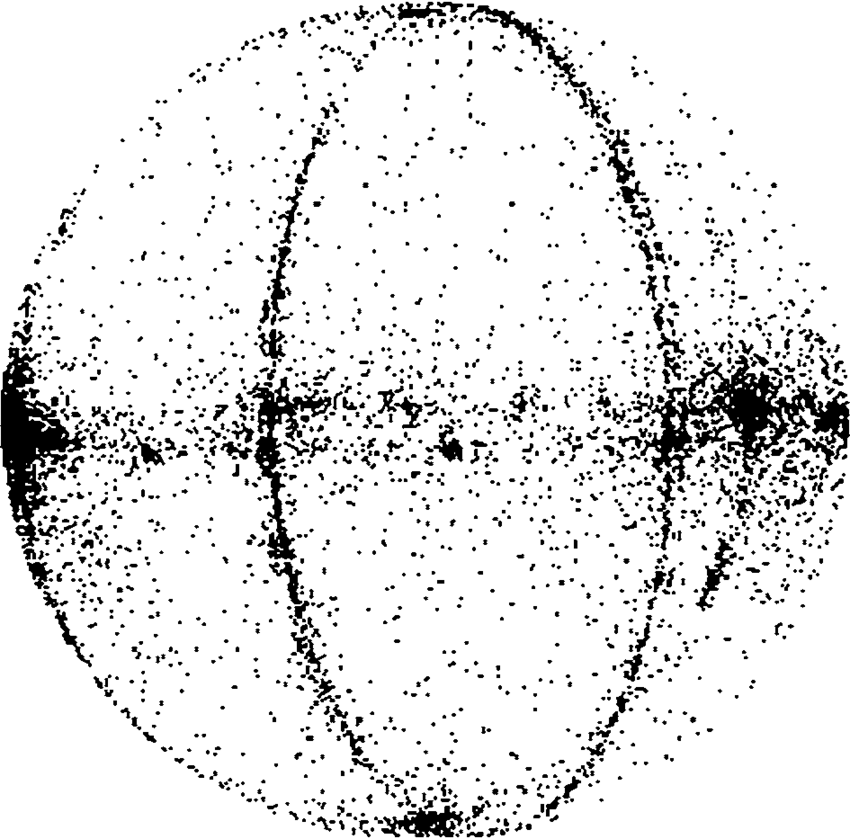
#> input picture Gaussian-Image-of-the-point-cloud-represented-in-Fig-3.png, 850 x 839 px
$ python bitmapToMesh.py
#> lines starting #> are read from the running program, lines starting #| are printed output that depends on the picture
import numpy as np
import cv2

FILENAME = "Gaussian-Image-of-the-point-cloud-represented-in-Fig-3.png"

img = cv2.imread(FILENAME)
#> img is the input picture: shape (839, 850, 3); min 0, max 255, mean 229.7
grayImg = 255 - cv2.cvtColor(img, cv2.COLOR_BGR2GRAY)
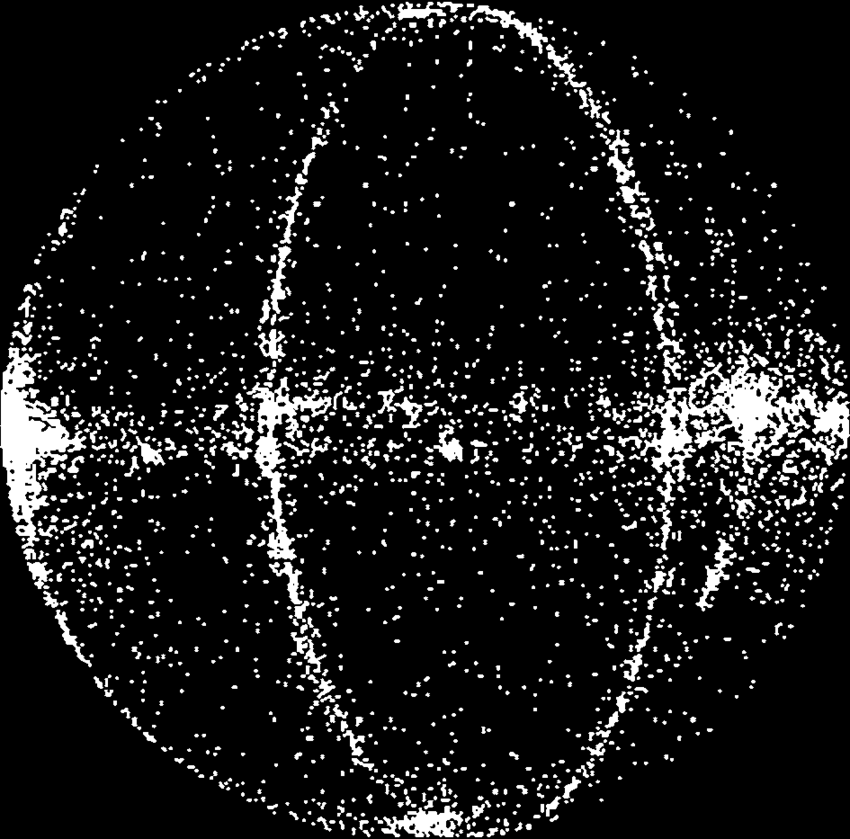
#> grayImg: shape (839, 850); min 0, max 255, mean 25.3

subdiv = cv2.Subdiv2D((0, 0, grayImg.shape[0]-1, grayImg.shape[1]-1))

vertexArray = []
vertexArrayIndexHash = dict()

for x in range(0, grayImg.shape[0]-1):
    for y in range(0, grayImg.shape[1]-1):
        if grayImg[x, y] > 0:
            vertexArray.append((x, y, grayImg[x,y]))
            vertexArrayIndexHash[(x, y)] = len(vertexArray)-1
            subdiv.insert((x, y))
#> after the loop, vertexArray = 108356 items; vertexArrayIndexHash = 108356 items

facesList = subdiv.getTriangleList()
facesArray = []

checklistArray = [0]*len(vertexArray)
#> checklistArray = 108356 items

for face in facesList:
    newFaceTuple = []
    for i in range(0, 6, 2):
        x = face[i]
        y = face[i+1]
        newFaceTuple.append(vertexArrayIndexHash[(x, y)])
        checklistArray[vertexArrayIndexHash[(x, y)]] = 1

    facesArray.append(tuple(newFaceTuple))
#> this loop made 216470 passes
#> face on passes 1 to 3: [1, 405, 3, 391, 3, 392], [3, 391, 1, 405, 5, 359], [1, 406, 2, 406, 1, 407]
#> after the loop, facesArray = 216470 items

# validate that there is no vertex that is not being used in 2
for idx, vertex in enumerate(checklistArray):
    if vertex == 0:
        print("Error "+str(idx))
